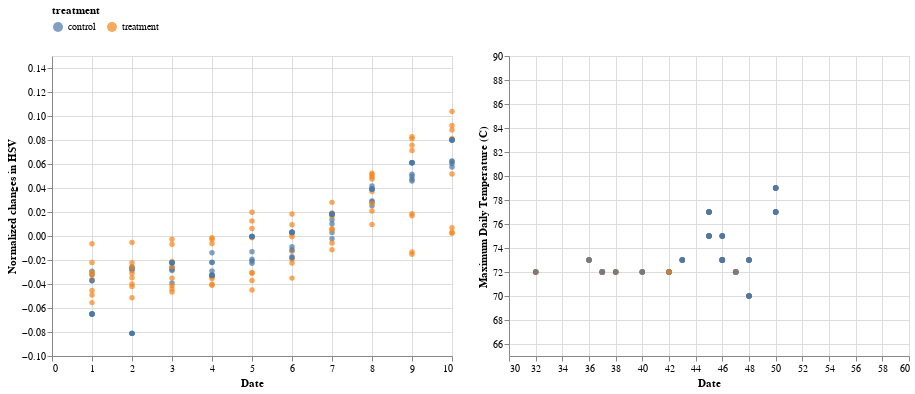

Notebook code for this chart:
### Code cell
brush = alt.selection(type='interval')

points = alt.Chart(b_data).mark_circle().encode(
    alt.X('day:Q', title='Date'),
    alt.Y('y:Q',
         title='Normalized changes in HSV',
         scale=alt.Scale(domain=[-0.1, 0.15])
       ),
#     size= 'subject:N', #should be the weight
    color= alt.condition(brush, 'treatment:N', alt.value('lightgray')),
#     size = 'subject:N',
#     color= alt.condition(brush, 'treatment:N', alt.value('lightgray'),legend=alt.Legend(orient="right"))
).add_selection(
    brush
).transform_filter(
    click
)

temp = alt.Chart(b_data).mark_circle().encode(
    alt.X('humidity:Q', title='Date',
          scale=alt.Scale(domain=[30, 60])),
    alt.Y('temperature:Q',
         title='Maximum Daily Temperature (C)',
         scale=alt.Scale(domain=[65, 90])
       ),
#     size= 'subject:N', #should be the weight
    color= alt.condition(brush, 'treatment:N', alt.value('lightgray'),legend=alt.Legend(orient="top"))
).transform_filter(
    brush
).add_selection(
    click
)


points | temp

### Figure 1 — Vega-Lite specification as saved in the notebook (floating-point values rounded to 4 significant figures; data arrays with more than 128 entries replaced by an {"elided": "..."} marker saying what was removed)
{"config": {"view": {"continuousWidth": 400, "continuousHeight": 300}}, "hconcat": [{"mark": "circle", "encoding": {"color": {"condition": {"type": "nominal", "field": "treatment", "selection": "selector020"}, "value": "lightgray"}, "x": {"type": "quantitative", "field": "day", "title": "Date"}, "y": {"type": "quantitative", "field": "y", "scale": {"domain": [-0.1, 0.15]}, "title": "Normalized changes in HSV"}}, "selection": {"selector020": {"type": "interval"}}, "transform": [{"filter": {"selection": "selector005"}}]}, {"mark": "circle", "encoding": {"color": {"condition": {"type": "nominal", "field": "treatment", "legend": {"orient": "top"}, "selection": "selector020"}, "value": "lightgray"}, "x": {"type": "quantitative", "field": "humidity", "scale": {"domain": [30, 60]}, "title": "Date"}, "y": {"type": "quantitative", "field": "temperature", "scale": {"domain": [65, 90]}, "title": "Maximum Daily Temperature (C)"}}, "selection": {"selector005": {"type": "multi", "encodings": ["color"]}}, "transform": [{"filter": {"selection": "selector020"}}]}], "data": {"name": "data-415ecdb58ee889fd889d4c188c7c5ba2"}, "$schema": "https://vega.github.io/schema/vega-lite/v4.8.1.json", "datasets": {"data-415ecdb58ee889fd889d4c188c7c5ba2": {"elided": "160 records"}}}
